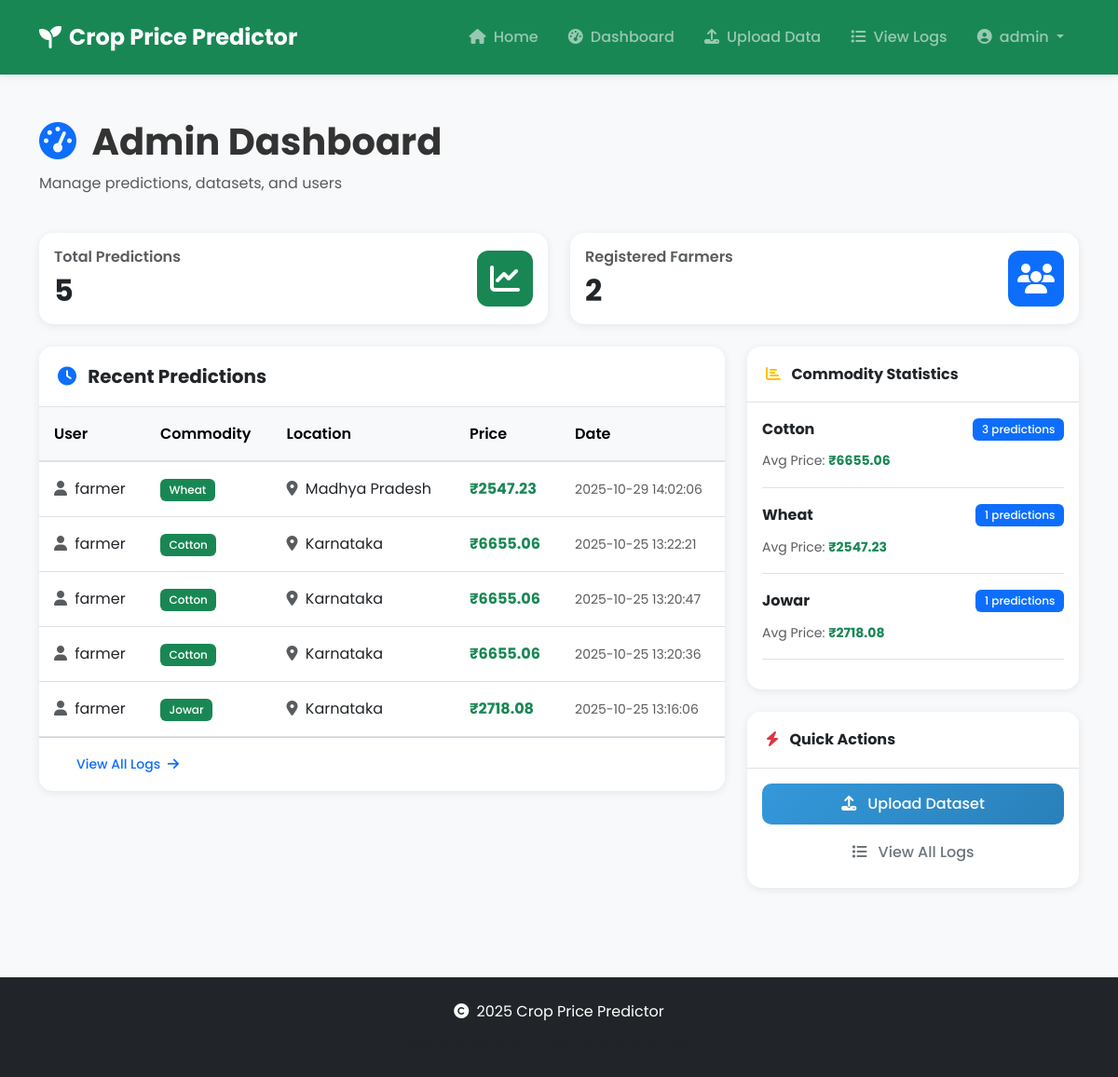
The page /admin/dashboard (signed in) on the database its author committed.
### tables this page shows
CREATE TABLE predictions (
            id INTEGER PRIMARY KEY AUTOINCREMENT,
            user_id INTEGER NOT NULL,
            commodity TEXT NOT NULL,
            state TEXT NOT NULL,
            rainfall REAL,
            temperature REAL,
            month INTEGER,
            year INTEGER,
            predicted_price REAL NOT NULL,
            prediction_date TIMESTAMP DEFAULT CURRENT_TIMESTAMP,
            FOREIGN KEY (user_id) REFERENCES users (id)
        );

CREATE TABLE users (
            id INTEGER PRIMARY KEY AUTOINCREMENT,
            username TEXT UNIQUE NOT NULL,
            password_hash TEXT NOT NULL,
            role TEXT NOT NULL CHECK(role IN ('admin', 'farmer')),
            full_name TEXT,
            location TEXT,
            created_at TIMESTAMP DEFAULT CURRENT_TIMESTAMP
        );

### app.py (the view)
@app.route('/admin/dashboard')
@admin_required
def admin_dashboard():
    db = get_db()
    cursor = db.cursor()
    cursor.execute('SELECT COUNT(*) FROM predictions')
    total_predictions = cursor.fetchone()[0]
    cursor.execute('SELECT COUNT(*) FROM users WHERE role = "farmer"')
    total_farmers = cursor.fetchone()[0]
    cursor.execute(
        '''SELECT p.commodity, p.state, p.predicted_price, p.prediction_date, u.username
           FROM predictions p
           JOIN users u ON p.user_id = u.id
           ORDER BY p.prediction_date DESC
           LIMIT 20'''
    )
    recent_predictions = cursor.fetchall()
    cursor.execute(
        '''SELECT commodity, COUNT(*) as count, AVG(predicted_price) as avg_price
           FROM predictions
           GROUP BY commodity
           ORDER BY count DESC'''
    )
    commodity_stats = cursor.fetchall()
    return render_template('admin_dashboard.html',
                         total_predictions=total_predictions,
                         total_farmers=total_farmers,
                         recent_predictions=recent_predictions,
                         commodity_stats=commodity_stats)

### app.py (called while the page is built)
def admin_required(f):
    @wraps(f)
    def decorated_function(*args, **kwargs):
        if 'user_id' not in session:
            flash('Please log in to access this page.', 'warning')
            return redirect(url_for('login'))
        if session.get('role') != 'admin':
            flash('Admin access required.', 'danger')
            return redirect(url_for('farmer_dashboard'))
        return f(*args, **kwargs)
    return decorated_function

### auth/database.py (called while the page is built)
def get_db():
    db = sqlite3.connect(DATABASE_PATH)
    db.row_factory = sqlite3.Row
    return db

### templates/admin_dashboard.html (shortened to what this page needs)
{% extends "base.html" %}
{% block content %}
<section class="py-5 bg-light">
    <div class="container">
        <div class="row mb-4">
            <div class="col-12">
                <h1 class="fw-bold">
                    <i class="fas fa-tachometer-alt text-primary me-2"></i>
                    Admin Dashboard
                </h1>
                <p class="text-muted">Manage predictions, datasets, and users</p>
            </div>
        </div>
        <div class="row g-4 mb-4">
            <div class="col-md-6">
                <div class="stats-card card shadow-sm border-0 h-100">
                    <div class="card-body">
                        <div class="d-flex justify-content-between align-items-center">
                            <div>
                                <h6 class="text-muted mb-2">Total Predictions</h6>
                                <h2 class="fw-bold mb-0">{{ total_predictions }}</h2>
                            </div>
                            <div class="stats-icon bg-success">
                                <i class="fas fa-chart-line fa-2x"></i>
                            </div>
                        </div>
                    </div>
                </div>
            </div>
            <div class="col-md-6">
                <div class="stats-card card shadow-sm border-0 h-100">
                    <div class="card-body">
                        <div class="d-flex justify-content-between align-items-center">
                            <div>
                                <h6 class="text-muted mb-2">Registered Farmers</h6>
                                <h2 class="fw-bold mb-0">{{ total_farmers }}</h2>
                            </div>
                            <div class="stats-icon bg-primary">
                                <i class="fas fa-users fa-2x"></i>
                            </div>
                        </div>
                    </div>
                </div>
            </div>
        </div>
        <div class="row g-4">
            <div class="col-lg-8">
                <div class="card shadow-sm border-0">
                    <div class="card-header bg-white border-bottom">
                        <h5 class="mb-0 fw-bold">
                            <i class="fas fa-clock me-2 text-primary"></i> Recent Predictions
                        </h5>
                    </div>
                    <div class="card-body p-0">
                        <div class="table-responsive">
                            <table class="table table-hover mb-0">
                                <thead class="table-light">
                                    <tr>
                                        <th>User</th>
                                        <th>Commodity</th>
                                        <th>Location</th>
                                        <th>Price</th>
                                        <th>Date</th>
                                    </tr>
                                </thead>
                                <tbody>
                                    {% if recent_predictions %}
                                        {% for pred in recent_predictions %}
                                        <tr>
                                            <td><i class="fas fa-user me-1 text-muted"></i> {{ pred[4] }}</td>
                                            <td><span class="badge bg-success">{{ pred[0] }}</span></td>
                                            <td><i class="fas fa-map-marker-alt me-1 text-muted"></i> {{ pred[1] }}</td>
                                            <td class="fw-bold text-success">₹{{ "%.2f"|format(pred[2]) }}</td>
                                            <td><small class="text-muted">{{ pred[3] }}</small></td>
                                        </tr>
                                        {% endfor %}
                                    {% else %}
                                        <tr>
                                            <td colspan="5" class="text-center py-4 text-muted">
                                                No predictions yet
                                            </td>
                                        </tr>
                                    {% endif %}
                                </tbody>
                            </table>
                        </div>
                    </div>
                    <div class="card-footer bg-white">
                        <a href="{{ url_for('view_logs') }}" class="btn btn-outline-primary btn-sm">
                            View All Logs <i class="fas fa-arrow-right ms-1"></i>
                        </a>
                    </div>
                </div>
            </div>
            <div class="col-lg-4">
                <div class="card shadow-sm border-0 mb-4">
                    <div class="card-header bg-white border-bottom">
                        <h6 class="mb-0 fw-bold">
                            <i class="fas fa-chart-bar me-2 text-warning"></i> Commodity Statistics
                        </h6>
                    </div>
                    <div class="card-body">
                        {% if commodity_stats %}
                            {% for stat in commodity_stats %}
                            <div class="mb-3 pb-3 border-bottom">
                                <div class="d-flex justify-content-between align-items-center mb-2">
                                    <strong>{{ stat[0] }}</strong>
                                    <span class="badge bg-primary">{{ stat[1] }} predictions</span>
                                </div>
                                <small class="text-muted">
                                    Avg Price: <strong class="text-success">₹{{ "%.2f"|format(stat[2]) }}</strong>
                                </small>
                            </div>
                            {% endfor %}
                        {% else %}
                            <p class="text-muted text-center mb-0">No data available</p>
                        {% endif %}
                    </div>
                </div>
                <div class="card shadow-sm border-0">
                    <div class="card-header bg-white border-bottom">
                        <h6 class="mb-0 fw-bold">
                            <i class="fas fa-bolt me-2 text-danger"></i> Quick Actions
                        </h6>
                    </div>
                    <div class="card-body">
                        <div class="d-grid gap-2">
                            <a href="{{ url_for('upload_dataset') }}" class="btn btn-primary">
                                <i class="fas fa-upload me-2"></i> Upload Dataset
                            </a>
                            <a href="{{ url_for('view_logs') }}" class="btn btn-outline-secondary">
                                <i class="fas fa-list me-2"></i> View All Logs
                            </a>
                        </div>
                    </div>
                </div>
            </div>
        </div>
    </div>
</section>
{% endblock %}

### static/css/style.css (style rules this page uses)
* { margin: 0; padding: 0; box-sizing: border-box; }
:root { --primary-color: #2ecc71; --secondary-color: #27ae60; --accent-color: #f39c12; --dark-color: #2c3e50; --light-color: #ecf0f1; --danger-color: #e74c3c; --info-color: #3498db; }
body { font-family: 'Poppins', -apple-system, BlinkMacSystemFont, 'Segoe UI', Roboto, sans-serif; line-height: 1.6; color: #333; background-color: #f8f9fa; }
h1, h2, h3, h4, h5, h6 { font-weight: 600; line-height: 1.2; }
.card { border-radius: 15px; overflow: hidden; transition: transform 0.3s ease, box-shadow 0.3s ease; }
.card-header { font-weight: 600; padding: 1.25rem; }
.btn { border-radius: 10px; font-weight: 500; padding: 0.625rem 1.5rem; transition: all 0.3s ease; border: none; }
.btn-primary { background: linear-gradient(135deg, #3498db 0%, #2980b9 100%); }
.badge { border-radius: 6px; padding: 0.5em 0.8em; font-weight: 500; }
.table { border-collapse: separate; border-spacing: 0; }
.table thead th { background-color: #f8f9fa; font-weight: 600; border-bottom: 2px solid #dee2e6; padding: 1rem; }
.table tbody td { padding: 1rem; vertical-align: middle; }
.table-hover tbody tr { transition: background-color 0.2s ease; }
.shadow-sm { box-shadow: 0 2px 10px rgba(0,0,0,0.08) !important; }
.border-0 { border: none !important; }

### templates/admin_dashboard.html (style rules this page uses)
.stats-card { transition: transform 0.2s ease, box-shadow 0.2s ease; }
.stats-icon { width: 60px; height: 60px; border-radius: 12px; display: flex; align-items: center; justify-content: center; color: white; }

### rows shown on the page
predictions: username "farmer", commodity "Wheat", state "Madhya Pradesh", predicted_price "2547.23", prediction_date "2025-10-29 14:02:06", stat "1"
predictions: username "farmer", commodity "Cotton", state "Karnataka", predicted_price "6655.06", prediction_date "2025-10-25 13:22:21"
predictions: username "farmer", commodity "Cotton", state "Karnataka", predicted_price "6655.06", prediction_date "2025-10-25 13:20:47", id "3"
predictions: username "farmer", commodity "Cotton", state "Karnataka", predicted_price "6655.06", prediction_date "2025-10-25 13:20:36"
predictions: username "farmer", commodity "Jowar", state "Karnataka", predicted_price "2718.08", prediction_date "2025-10-25 13:16:06", id "1"

### other values the page prints
{{ session.username }} "admin"
{{ total_predictions }} "5"
{{ total_farmers }} "2"
